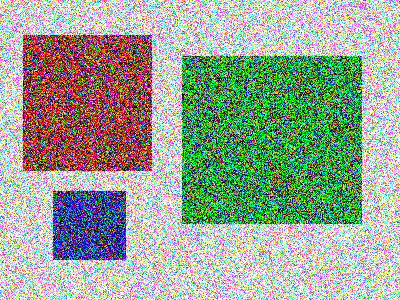
#> input picture Color.png, 400 x 300 px, found by its file name
$ jupyter execute 'Shape detection.ipynb'   (shell and % lines are left out)
#> lines starting #> are read from the running program, lines starting #| are printed output that depends on the picture; after the words box and inside, x2 and y2 are one past the last pixel; in counts of white or black regions, pixels touching at a corner belong together; long printed decimals are rounded
[cell 1]
import cv2
import numpy as np
import matplotlib.pyplot as plt

[cell 2]
shapes = cv2.imread('C:\\Users\\80SM01YGIH\\Anish\\CV101\\Color.png', -1)
#> shapes is the input picture: shape (300, 400, 3); mean B, G, R 150, 164.4, 153.8
dupe = shapes.copy()
shapes_gray = cv2.cvtColor(shapes, cv2.COLOR_BGR2GRAY)
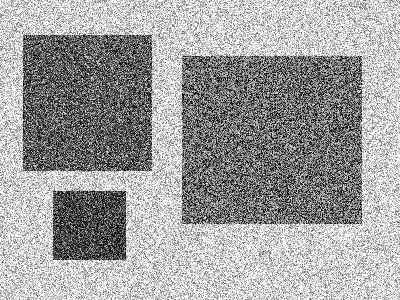
#> shapes_gray: shape (300, 400); min 0, max 255, mean 159.6
_, thresh = cv2.threshold(shapes_gray, 240, 255, cv2.THRESH_BINARY)
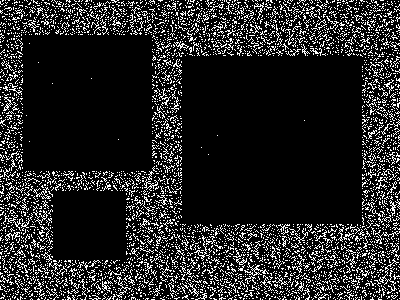
#> thresh: shape (300, 400); 14.7% white in thin lines or dots
contours, _ = cv2.findContours(thresh, cv2.RETR_TREE, cv2.CHAIN_APPROX_NONE)
#> contours = 4457 contours, 4448 with area under 20; largest, box (x1, y1, x2, y2) and area: (174, 41, 189, 51) 33, (244, 262, 269, 276) 29, (379, 258, 399, 294) 28, (3, 97, 13, 111) 27, (5, 232, 20, 241) 26

for contour in contours:
    approx = cv2.approxPolyDP(contour, 0.01* cv2.arcLength(contour, True), True)
    cv2.drawContours(shapes, [approx], 0, (0, 0, 0), 5)
    x, y = approx.ravel()[0], approx.ravel()[1]
    if len(approx) == 3:
        cv2.putText(shapes, 'Triangle', (x, y), cv2.FONT_HERSHEY_COMPLEX, 0.5, (0, 0, 0))
    elif len(approx) == 4:
        x, y, w, h = cv2.boundingRect(approx)
        aspect_ratio = float(w)/h
        print(aspect_ratio)
        if (aspect_ratio >= 0.95 and aspect_ratio <= 1.05):
            cv2.putText(shapes, 'Square', (x, y), cv2.FONT_HERSHEY_COMPLEX, 0.5, (0, 0, 0))
        else:
            cv2.putText(shapes, 'Rectangle', (x, y), cv2.FONT_HERSHEY_COMPLEX, 0.5, (0, 0, 0))
    elif len(approx) == 5:
        cv2.putText(shapes, 'Pentagon', (x, y), cv2.FONT_HERSHEY_COMPLEX, 0.5, (0, 0, 0))
    elif len(approx) == 10:
        cv2.putText(shapes, 'Star', (x, y), cv2.FONT_HERSHEY_COMPLEX, 0.5, (0, 0, 0))
    else:
        cv2.putText(shapes, 'Circle', (x, y), cv2.FONT_HERSHEY_COMPLEX, 0.5, (0, 0, 0))
#> this loop made 4457 passes
#> (contour, approx, w, h, aspect_ratio) on pass 46: ([[31, 298], [30, 299], [31, 298], [32, 299]], [[32, 299], [31, 298], [30, 299], [31, 298]], 3, 2, 1.5)
#> (approx, w, h, aspect_ratio) on passes 43, 60: ([[80, 298], [81, 299], [82, 299], [81, 299]], 3, 2, 1.5), ([[296, 297], [296, 298], [295, 299], [296, 298]], 2, 3, 0.667)
#| 1.5
#| 1.5
#| 0.6667
#| 1.333
#| 1.5
#| 0.6667
#| 0.6667
#| 0.6667
#> (further printed lines are left out)
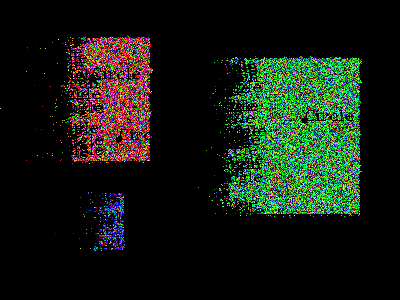
#> shapes: shape (300, 400, 3); mean B, G, R 17, 27, 19.7

cv2.imshow('original image', shapes)
cv2.imshow('image', dupe)

cv2.waitKey(0)
cv2.destroyAllWindows()
